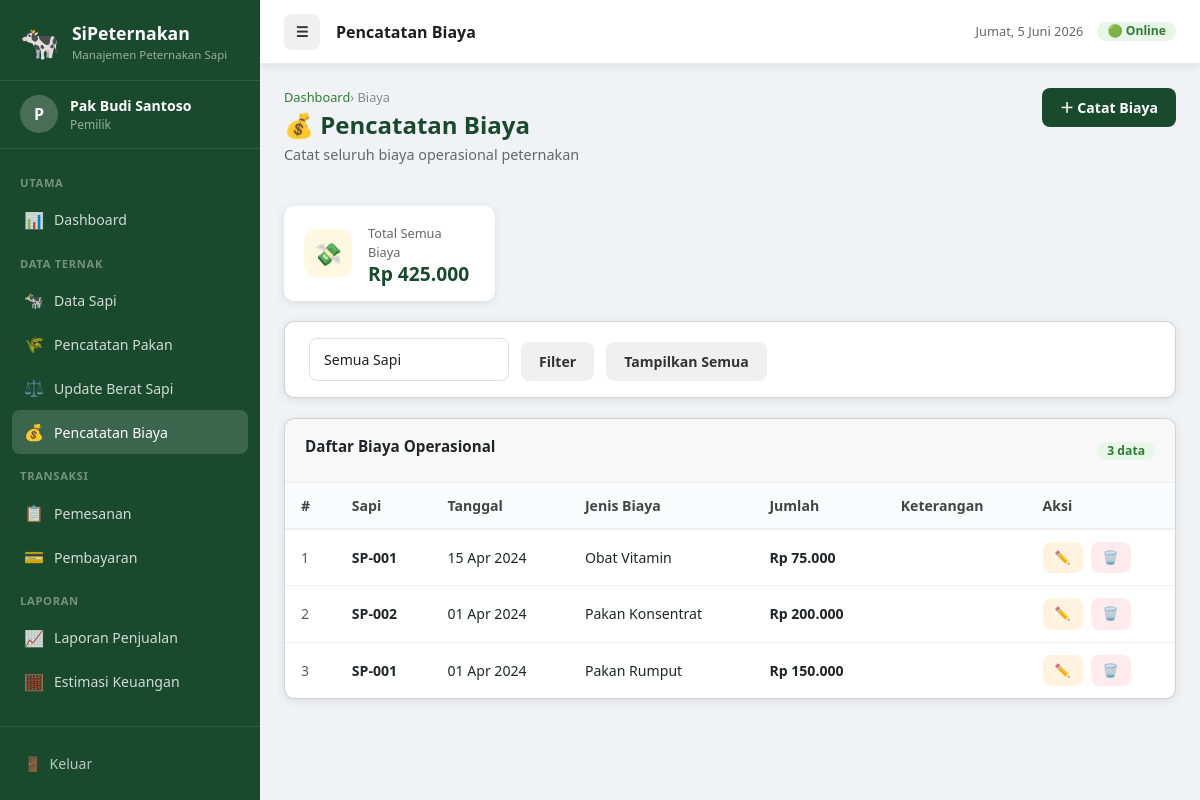
Screenshot of /index.php?page=biaya (signed in) with the database file from the repository.
### tables this page shows
CREATE TABLE IF NOT EXISTS `biaya` (
  `id` INT AUTO_INCREMENT PRIMARY KEY,
  `id_sapi` INT NOT NULL,
  `tanggal` DATE NOT NULL,
  `jenis_biaya` VARCHAR(100) NOT NULL,
  `jumlah` BIGINT NOT NULL,
  `keterangan` TEXT,
  `created_at` TIMESTAMP DEFAULT CURRENT_TIMESTAMP,
  FOREIGN KEY (`id_sapi`) REFERENCES `sapi`(`id`) ON DELETE CASCADE
);

CREATE TABLE IF NOT EXISTS `sapi` (
  `id` INT AUTO_INCREMENT PRIMARY KEY,
  `kode_sapi` VARCHAR(20) NOT NULL UNIQUE,
  `berat_awal` FLOAT NOT NULL,
  `tanggal_pembelian` DATE NOT NULL,
  `harga_beli` BIGINT NOT NULL,
  `harga_jual_target` BIGINT DEFAULT 0,
  `status` ENUM('digemukkan','siap_jual','dipesan','terjual') DEFAULT 'digemukkan',
  `keterangan` TEXT DEFAULT NULL,
  `created_at` TIMESTAMP DEFAULT CURRENT_TIMESTAMP,
  `updated_at` TIMESTAMP DEFAULT CURRENT_TIMESTAMP ON UPDATE CURRENT_TIMESTAMP
);

### koneksi/koneksi.php (called while the page is built, shortened)
<?php
function formatRupiah($angka) {
    return 'Rp ' . number_format((float)$angka, 0, ',', '.');
}

### page/biaya/index.php (the view, shortened to what this page needs)
<?php
$filter_sapi = intval($_GET['id_sapi'] ?? 0);
$where = $filter_sapi ? "WHERE b.id_sapi=$filter_sapi" : "WHERE 1=1";
$list = $koneksi->query("SELECT b.*, s.kode_sapi FROM biaya b JOIN sapi s ON b.id_sapi=s.id $where ORDER BY b.tanggal DESC, b.id DESC");
$total_query = $filter_sapi
    ? $koneksi->query("SELECT COALESCE(SUM(jumlah),0) as total FROM biaya WHERE id_sapi=$filter_sapi")->fetch_assoc()['total'] ?? 0
    : $koneksi->query("SELECT COALESCE(SUM(jumlah),0) as total FROM biaya")->fetch_assoc()['total'] ?? 0;
?>
<div class="page-header">
    <div class="page-header-left">
        <div class="breadcrumb"><a href="index.php">Dashboard</a> › Biaya</div>
        <h1>💰 Pencatatan Biaya</h1>
        <p>Catat seluruh biaya operasional peternakan</p>
    </div>
    <button class="btn btn-primary" onclick="openModal('modalBiaya')">＋ Catat Biaya</button>
</div>
<div class="stats-grid" style="margin-bottom:20px">
    <div class="stat-card">
        <div class="stat-icon amber">💸</div>
        <div><div class="stat-label"><?= $filter_sapi ? 'Total Biaya Sapi Ini' : 'Total Semua Biaya' ?></div>
        <div class="stat-value" style="font-size:1.2rem"><?= formatRupiah($total_query) ?></div></div>
    </div>
</div>
<div class="card" style="margin-bottom:20px">
    <div class="card-body" style="padding:16px 24px">
        <form method="GET" action="index.php" style="display:flex;gap:12px;flex-wrap:wrap;align-items:flex-end">
            <select name="id_sapi" class="form-control" style="width:200px">
                <option value="">Semua Sapi</option>
            </select>
            <button type="submit" class="btn btn-secondary">Filter</button>
            <a href="index.php?page=biaya" class="btn btn-secondary">Tampilkan Semua</a>
        </form>
    </div>
</div>
<div class="card">
    <div class="card-header">
        <div class="card-title">Daftar Biaya Operasional</div>
        <span class="badge badge-green"><?= $list ? $list->num_rows : 0 ?> data</span>
    </div>
    <div class="table-responsive">
        <table class="data-table">
            <thead>
                <tr><th>#</th><th>Sapi</th><th>Tanggal</th><th>Jenis Biaya</th><th>Jumlah</th><th>Keterangan</th><th>Aksi</th></tr>
            </thead>
            <tbody>
            <?php if ($list && $list->num_rows > 0):
                $no=1; while ($r=$list->fetch_assoc()): ?>
                <tr>
                    <td class="text-muted"><?= $no++ ?></td>
                    <td><strong><?= htmlspecialchars($r['kode_sapi']) ?></strong></td>
                    <td><?= date('d M Y', strtotime($r['tanggal'])) ?></td>
                    <td><?= htmlspecialchars($r['jenis_biaya']) ?></td>
                    <td class="fw-bold"><?= formatRupiah($r['jumlah']) ?></td>
                    <td><?= htmlspecialchars($r['keterangan'] ?? '') ?></td>
                    <td>
                        <div class="d-flex gap-2">
                            <a href="index.php?page=biaya&aksi=edit&id=<?= $r['id'] ?>" class="btn btn-warning btn-sm">✏️</a>
                            <form method="POST" style="display:inline" onsubmit="return confirm('Hapus data biaya ini?')">
                                <button type="submit" class="btn btn-danger btn-sm">🗑️</button>
                            </form>
                        </div>
                    </td>
                </tr>
            <?php endwhile; else: ?>
                <tr><td colspan="7"><div class="empty-state"><div class="icon">💰</div><h3>Belum ada data biaya</h3></div></td></tr>
            <?php endif; ?>
            </tbody>
        </table>
    </div>
</div>

### assets/css/style.css (style rules this page uses)
:root { --clr-primary: #1a4a2e; --clr-primary-lt: #2e7d32; --clr-accent: #4caf50; --clr-amber: #f57f17; --clr-amber-lt: #fff8e1; --clr-blue: #1565c0; --clr-blue-lt: #e3f2fd; --clr-gray: #616161; --clr-gray-lt: #f5f5f5; --clr-red: #c62828; --clr-red-lt: #ffebee; --sidebar-w: 260px; --topbar-h: 64px; --radius: 10px; --shadow: 0 2px 10px rgba(0,0,0,.09); }
*, *::before, *::after { box-sizing: border-box; margin: 0; padding: 0; }
body { font-family: 'Segoe UI', system-ui, sans-serif; background: #f0f2f5; color: #1e1e1e; font-size: 0.9rem; }
a { color: inherit; text-decoration: none; }
.page-header { display: flex; align-items: flex-start; justify-content: space-between; margin-bottom: 24px; gap: 16px; flex-wrap: wrap; }
.page-header h1 { font-size: 1.5rem; font-weight: 800; color: var(--clr-primary); margin-bottom: 4px; }
.page-header p { color: #666; font-size: .9rem; }
.breadcrumb { font-size: .8rem; color: #888; margin-bottom: 4px; }
.breadcrumb a { color: var(--clr-primary-lt); }
.card { background: #fff; border-radius: var(--radius); box-shadow: var(--shadow); overflow: hidden; }
.card-header { display: flex; align-items: center; justify-content: space-between; padding: 16px 20px; border-bottom: 1px solid #f0f0f0; }
.card-title { font-weight: 700; font-size: .95rem; }
.card-body { padding: 20px; }
.stats-grid { display: grid; grid-template-columns: repeat(auto-fill, minmax(200px, 1fr)); gap: 16px; margin-bottom: 24px; }
.stat-card { background: #fff; border-radius: var(--radius); padding: 18px 20px; box-shadow: var(--shadow); display: flex; align-items: center; gap: 16px; }
.stat-icon { width: 48px; height: 48px; border-radius: 12px; display: flex; align-items: center; justify-content: center; font-size: 1.4rem; flex-shrink: 0; }
.stat-icon.amber { background: #fff8e1; }
.stat-label { font-size: .8rem; color: #666; margin-bottom: 2px; }
.stat-value { font-size: 1.7rem; font-weight: 800; color: var(--clr-primary); line-height: 1; }
.table-responsive { overflow-x: auto; }
.data-table { width: 100%; border-collapse: collapse; font-size: .88rem; }
.data-table thead th { background: #fafbfc; padding: 12px 16px; text-align: left; font-weight: 700; color: #444; border-bottom: 2px solid #eee; white-space: nowrap; }
.data-table tbody td { padding: 12px 16px; border-bottom: 1px solid #f0f0f0; }
.data-table tbody tr:last-child td { border-bottom: none; }
.text-muted { color: #888; }
.fw-bold { font-weight: 700; }
.badge { display: inline-block; padding: 3px 10px; border-radius: 20px; font-size: .76rem; font-weight: 600; }
.badge-green { background: #e8f5e9; color: #2e7d32; }
.btn { display: inline-flex; align-items: center; gap: 6px; padding: 9px 18px; border-radius: 8px; font-size: .88rem; font-weight: 600; cursor: pointer; border: none; transition: opacity .15s, transform .1s; white-space: nowrap; }
.btn-primary { background: var(--clr-primary); color: #fff; }
.btn-secondary { background: #f0f0f0; color: #333; }
.btn-warning { background: #fff3e0; color: #e65100; }
.btn-danger { background: #ffebee; color: var(--clr-red); }
.btn-sm { padding: 6px 12px; font-size: .8rem; }
.form-control { width: 100%; padding: 10px 14px; border: 1.5px solid #e0e0e0; border-radius: 8px; font-size: .88rem; color: #1e1e1e; background: #fff; outline: none; transition: border .15s; }
select.form-control { cursor: pointer; }
.d-flex { display: flex; }
.gap-2 { gap: 8px; }

### rows the page displays
biaya: id_sapi.kode_sapi "SP-001", tanggal "15 Apr 2024", jenis_biaya "Obat Vitamin", jumlah "Rp 75.000"
biaya: id_sapi.kode_sapi "SP-002", tanggal "01 Apr 2024", jenis_biaya "Pakan Konsentrat", jumlah "Rp 200.000"
biaya: id_sapi.kode_sapi "SP-001", tanggal "01 Apr 2024", jenis_biaya "Pakan Rumput", jumlah "Rp 150.000"

### other values shown
substr($_SESSION['nama'] ?? 'A', 0, 1) "P"
$_SESSION['nama'] "Pak Budi Santoso"
$role "Pemilik"
$pageTitle "Pencatatan Biaya"
formatRupiah($total_query) "Rp 425.000"
$list->num_rows "3"
